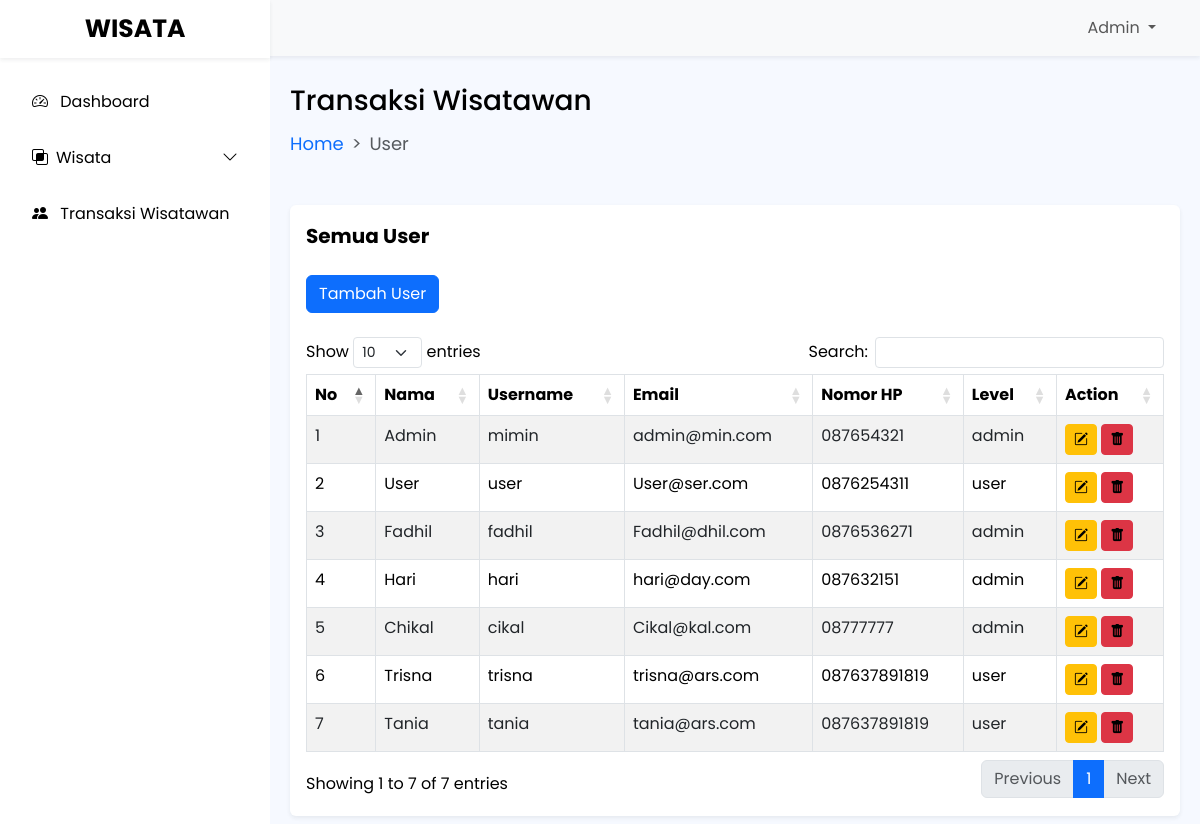
Screenshot of /admin/user.php with the database file from the repository.
### tables this page shows
CREATE TABLE `tb_user` (
  `id` int(11) NOT NULL,
  `username` varchar(255) NOT NULL,
  `password` varchar(255) NOT NULL,
  `nama` varchar(255) NOT NULL,
  `email` varchar(255) NOT NULL,
  `no_hp` varchar(20) NOT NULL,
  `level` enum('user','admin') NOT NULL
);

### admin/user.php (the view, shortened to what this page needs)
<!DOCTYPE html>
<html lang="en">
<head>
    <link rel="stylesheet" href="https://cdn.jsdelivr.net/npm/bootstrap-icons@1.10.2/font/bootstrap-icons.css">
    <link rel="stylesheet" href="bootstrap/css/bootstrap.css">
    <link rel="stylesheet" href="bootstrap/css/style.css">
    <link rel="stylesheet" href="bootstrap/css/dataTables.bootstrap5.min.css">
</head>
<body>
    <nav class="navbar navbar-expand-lg navbar-light shadow-sm bg-light">
        <div class="container-fluid">
            <a class="navbar-brand fw-bold" href="index.php">Wisata</a>
            <div class="collapse navbar-collapse" id="navbarSupportedContent">
                <ul class="navbar-nav ms-auto me-md-4 mb-2 mb-lg-0">
                    <li class="nav-item dropdown d-flex text-light">
                        <a class="nav-link dropdown-toggle" href="#" role="button" data-bs-toggle="dropdown"
                            aria-expanded="false">
                            <i class="fa-regular fa-user"></i> Admin
                        </a>
                </ul>
            </div>
        </div>
    </nav>
    <div class="offcanvas offcanvas-start bg-purple text-white sidebar-nav" tabindex="-1" id="offcanvasExample"
        aria-labelledby="offcanvasExampleLabel">
        <div class="offcanvas-header shadow-sm d-block text-center">
            <div class="offcanvas-title" id="offcanvasExampleLabel">
                <a class="navbar-brand fw-bold" href="index.php">Wisata</a>
            </div>
        </div>
        <div class="offcanvas-body pt-3 p-0">
            <nav class="navbar-dark">
                <ul class="navbar-nav sidenav">
                <li class="nav-link bordered px-3 active">
            <a href="index.php" class="nav-link px-3 active">
              <span class="me-2"><i class="bi bi-speedometer2"></i></span>
              <span>Dashboard</span>
            </a>
          </li>
          <li class="nav-link bordered px-3">
            <a class="nav-link px-3 sidebar-link" data-bs-toggle="collapse" href="#collapseExample" role="button"
              aria-expanded="false" aria-controls="collapseExample">
              <span class="me-2">
                <i class="bi bi-intersect"></i>
              </span>
              <span>Wisata</span>
              <span class="right-icon ms-auto">
                <i class="bi bi-chevron-down"></i>
              </span>
            </a>
          </li>
          <li class="nav-link bordered px-3">
            <a href="transaksi.php" class="nav-link px-3">
              <span class="me-2"><i class="bi bi-people-fill"></i></span>
              <span>Transaksi Wisatawan</span>
            </a>
          </li>
                </ul>
            </nav>
        </div>
    </div>
    <main class="mt-3 p-2">
        <div class="container">
            <div class="page-title">
                <div style="font-weight: 500;" class="fs-3">Transaksi Wisatawan</div>
            </div>
            <nav class="mt-2 mb-4" style="--bs-breadcrumb-divider: '>';" aria-label="breadcrumb">
                <ol class="breadcrumb">
                    <li class="breadcrumb-item"><a href="index.php">Home</a></li>
                    <li class="breadcrumb-item active" aria-current="page">User</li>
                </ol>
            </nav>
                <div class="col-md-12">
                    <div class="all-student mt-5">
                        <div class="card border-0 shadow-sm">
                            <div class="card-body">
                                <div class="page-title fs-5 fw-bold mb-4">
                                    Semua User
                                </div>
    <button class="btn btn-primary"><a href="tambah-user.php" style="text-decoration: none; color: white;">Tambah User</a></button> <br> <br>
    <table id="datatable" class="table table-striped table-bordered" style="width:100%">
    <thead>
        <tr>
            <th>No</th>
            <th>Nama</th>
            <th>Username</th>
            <th>Email</th>
            <th>Nomor HP</th>
            <th>Level</th>
            <th>Action</th>
        </tr>
    </thead>
    <tbody>
        <?php
        include "../koneksi.php";
        $query = "SELECT * FROM tb_user";
        $result = mysqli_query($konek, $query);
        $no = 1;
        while ($row = mysqli_fetch_assoc($result)) {
            echo "<tr>";
            echo "<td>" . $no++ . "</td>";
            echo "<td>" . $row['nama'] . "</td>";
            echo "<td>" . $row['username'] . "</td>";
            echo "<td>" . $row['email'] . "</td>";
            echo "<td>" . $row['no_hp'] . "</td>";
            echo "<td>" . $row['level'] . "</td>";
            echo "<td>
                <a href='edit_user.php?id=$row[id]' class='btn btn-sm btn-warning'>
                    <i class='bi bi-pencil-square'></i>
                </a>
                <a href='proses_deleteuser.php?id=$row[id]' class='btn btn-sm btn-danger'>
                    <i class='bi bi-trash-fill'></i>
                </a>
            </td>";
            echo "</tr>";
        }
        ?>
        </div>
    </main>
</body>
</html>

### rows the page displays
tb_user: nama "Admin", username "mimin", email "admin@min.com", no_hp "087654321", level "admin"
tb_user: nama "User", username "user", email "User@ser.com", no_hp "0876254311", level "user"
tb_user: nama "Fadhil", username "fadhil", email "Fadhil@dhil.com", no_hp "0876536271", level "admin"
tb_user: nama "Hari", username "hari", email "hari@day.com", no_hp "087632151", level "admin"
tb_user: nama "Chikal", username "cikal", email "Cikal@kal.com", no_hp "08777777", level "admin"
tb_user: nama "Trisna", username "trisna", email "trisna@ars.com", no_hp "087637891819", level "user"
tb_user: nama "Tania", username "tania", email "tania@ars.com", no_hp "087637891819", level "user"
